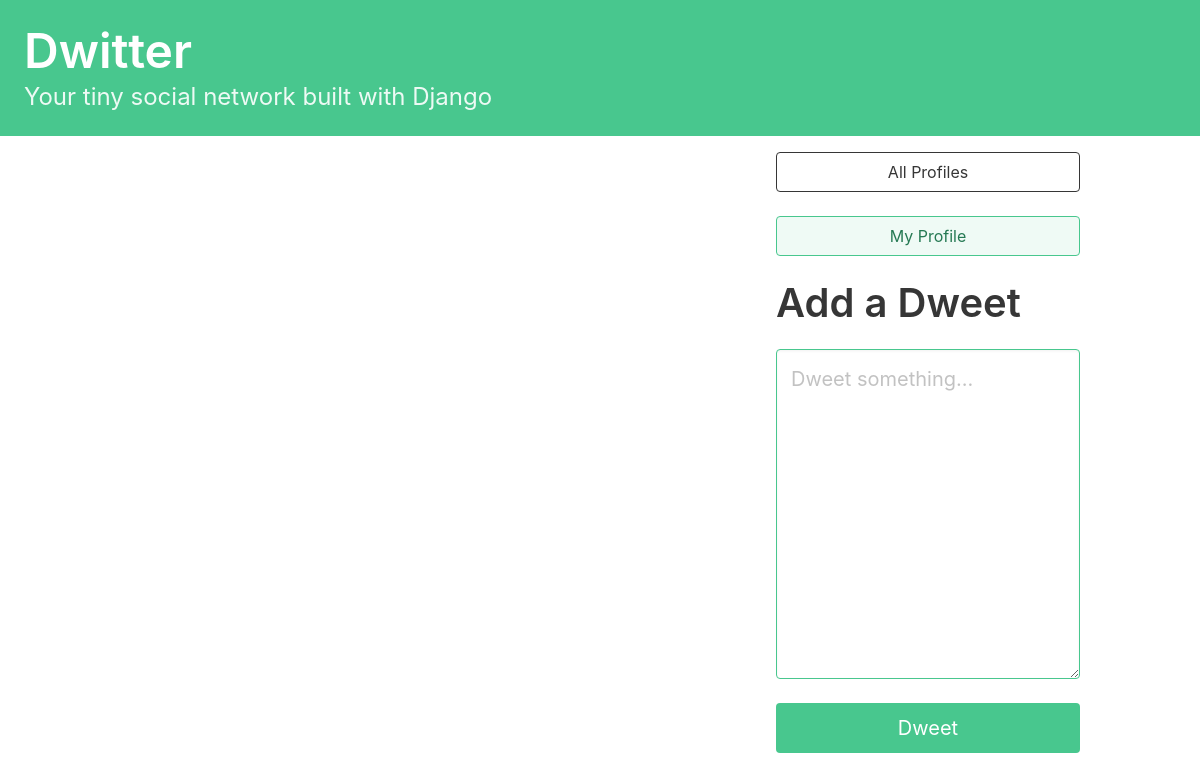
Page / (signed in) on the earlier database version.
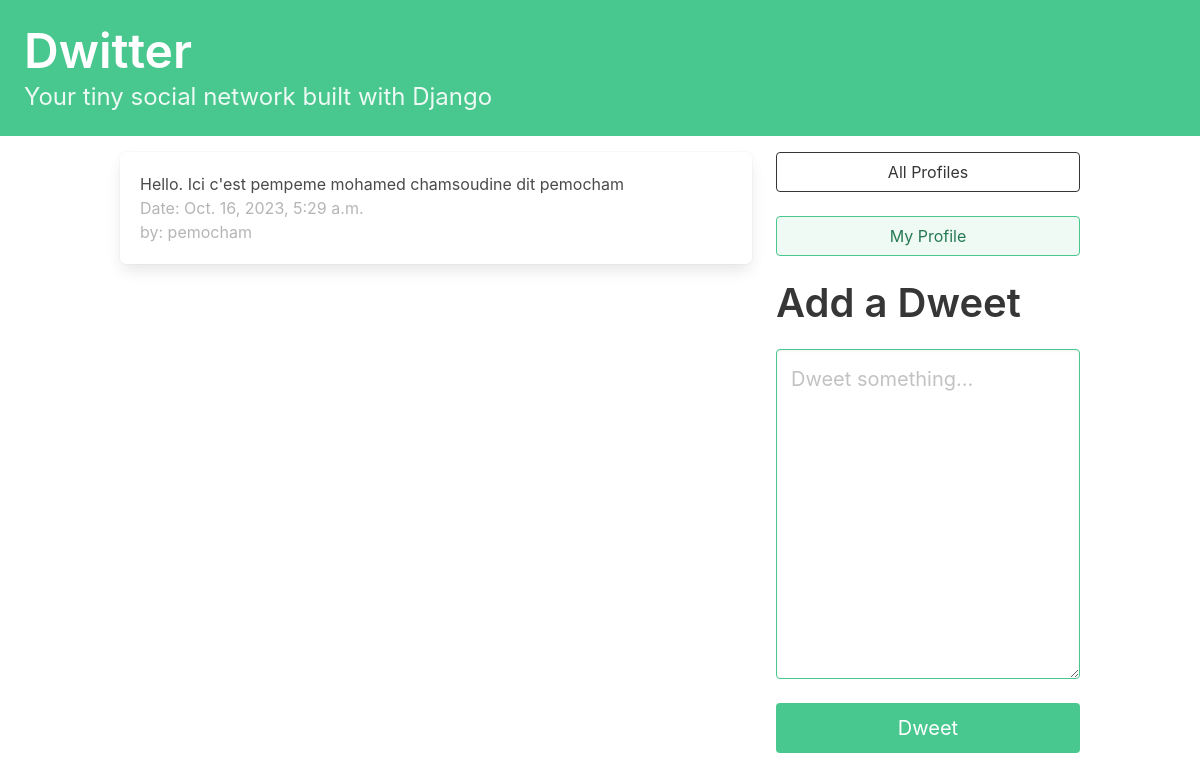
Same page on the later database version.
### dwitter/models.py (models this page shows, shortened)
class Dweet(models.Model):
    user = models.ForeignKey(
        User, related_name="dweets", on_delete=models.DO_NOTHING
    )
    body = models.CharField(max_length=140)
    created_at = models.DateTimeField(auto_now_add=True)

### dwitter/views.py (the view)
# urls.py: path('', views.dashboard, name='dashboard'),
def dashboard(request):
    all_dweet = Dweet.objects.filter(user__profile__in = request.user.profile.follows.all()).order_by('-created_at')
    if request.method =='POST':
        form = DweetForm(request.POST)
        if form.is_valid():
            new_form = form.save(commit=False)
            new_form.user = request.user
            new_form.save()
            return redirect('/')
    else:
        form = DweetForm()
    context = {
        'all_dweet':all_dweet,
        'form':form,
        }
    return render(request, 'dwitter/dashboard.html', context)

### dwitter/forms.py
class DweetForm(forms.ModelForm):
    body = forms.CharField(
        required=True,
        widget=forms.widgets.Textarea(
            attrs={
                "placeholder": "Dweet something...",
                "class": "textarea is-success is-medium",
            }
        ),
        label="",
    )
    class Meta:
        model = Dweet
        exclude = ("user", )

### dwitter/templates/dwitter/dashboard.html (shortened to what this page needs)
{% extends 'base.html' %}
{% block content %}
<div class="column">
        {% for dweet in all_dweet %}
            <div class="box">
                {{dweet.body}} <br>
                <span class="is-small has-text-grey-light">
                    Date: {{ dweet.created_at }} <br> by: {{ dweet.user.username }}
                </span>
            </div>
        {% endfor %}
</div>
<div class="column is-one-third">
    <div class="block">
        <a href="{% url 'profile_list' %} ">
            <button class="button is-dark is-outlined is-fullwidth">
                All Profiles
            </button>
        </a>
    </div>
    <div class="block">
        <a href="{% url 'profile' request.user.profile.id %} ">
            <button class="button is-success is-light is-outlined is-fullwidth">
                My Profile
            </button>
        </a>
    </div>
    <div class="block">
        <h2 class="title is-2">Add a Dweet</p>
    </div>
    <form method="post">
        {{ form.as_p }}
        <button class="button is-success is-fullwidth is-medium mt-5"
                type="submit">Dweet
        </button>
    </form>
</div>
{% endblock content %}

Differences in the rows shown:
added Dweet: body "Hello. Ici c'est pempeme mohamed chamsoudine dit pemocham", created_at "Oct. 16, 2023, 5:29 a.m.", user.username "pemocham"
